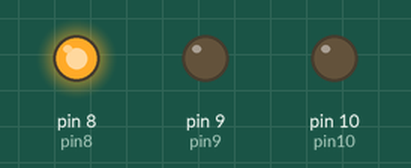
This sketch was run on a simulated Arduino Uno, built with avr-gcc and run on an emulated ATmega328P. Parts: output pins drawn as LEDs (lit = HIGH).

Above: at 0.5 s.
At 2.5 s:
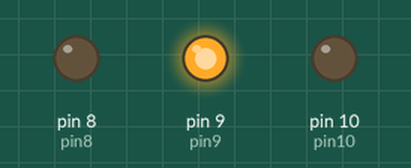
At 4.5 s:
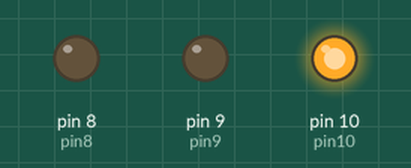
At 5.5 s:
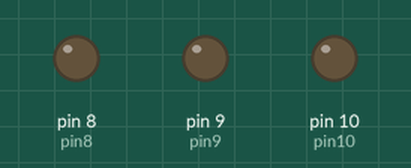
Timing chart, 0 to 7.8 s (numbered marks = the images above):
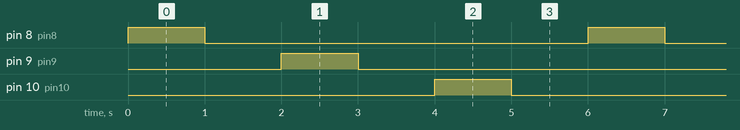

The sketch:

multiple-light-serial.ino
```cpp
int pin9 = 9, pin8 = 8, pin10 = 10;

void setup() {
  pinMode(pin8, OUTPUT);
  pinMode(pin9, OUTPUT);
  pinMode(pin10, OUTPUT);
}

void loop() {

  digitalWrite(pin8, HIGH);
  delay(1000);
  digitalWrite(pin8, LOW);
  delay(1000);

  digitalWrite(pin9, HIGH);
  delay(1000);
  digitalWrite(pin9, LOW);
  delay(1000);

  digitalWrite(pin10, HIGH);
  delay(1000);
  digitalWrite(pin10, LOW);
  delay(1000);
}
```

Measured:
- by itself, pin 8 (pin8), pin 9 (pin9), pin 10 (pin10): alternates HIGH for 1.0 s and LOW for 5.0 s
- by itself, everything shown: repeats every 6.0 s, in 6 steps
